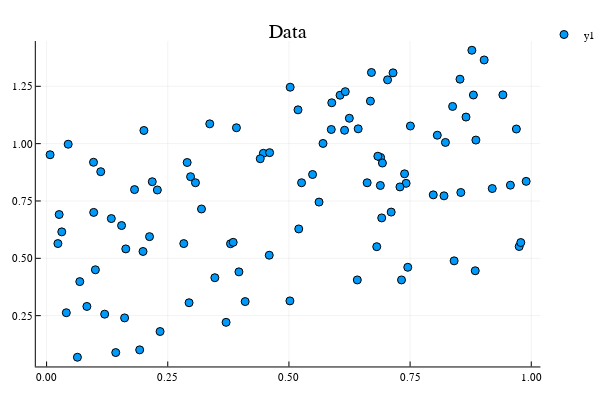

Notebook code for this chart:
### Markdown cell above
To visualize the data we just created, we plot a scatterplot with the feature `X` and target `Y`.

### Code cell
scatter(X, Y, title = "Data")

### Figure 1 — Plotly figure (JSON) as saved in the notebook; plotly's stock layout.template omitted (floating-point values rounded to 4 significant figures)
{"data": [{"colorbar": {"title": ""}, "legendgroup": "y1", "marker": {"color": "rgba(0, 154, 250, 1.000)", "line": {"color": "rgba(0, 0, 0, 1.000)", "width": 1}, "size": 8, "symbol": "circle"}, "mode": "markers", "name": "y1", "showlegend": true, "type": "scatter", "x": [0.4472, 0.8806, 0.6891, 0.8229, 0.09682, 0.02596, 0.4097, 0.8857, 0.6886, 0.1198, 0.5488, 0.6812, 0.5621, 0.04072, 0.283, 0.9569, 0.9894, 0.3917, 0.8653, 0.4408, 0.7417, 0.7323, 0.6246, 0.6681, 0.8408, 0.6929, 0.6614, 0.29, 0.9414, 0.8377, 0.9751, 0.5874, 0.7978, 0.5703, 0.3795, 0.1815, 0.6834, 0.6914, 0.7506, 0.4594, 0.02337, 0.7035, 0.2124, 0.7386, 0.9028, 0.04456, 0.711, 0.6702, 0.502, 0.0972, 0.1336, 0.1634, 0.2285, 0.5187, 0.6148, 0.1117, 0.5026, 0.218, 0.8844, 0.00723, 0.1007, 0.1921, 0.3968, 0.5202, 0.294, 0.08314, 0.7148, 0.5884, 0.3703, 0.161, 0.8546, 0.3367, 0.03135, 0.5261, 0.4601, 0.9784, 0.3472, 0.9195, 0.8061, 0.8199, 0.6055, 0.2341, 0.2971, 0.6411, 0.199, 0.2008, 0.1547, 0.7452, 0.9692, 0.385, 0.3072, 0.3196, 0.06852, 0.729, 0.06361, 0.8529, 0.1427, 0.6429, 0.6162, 0.8774], "xaxis": "x1", "y": [0.9578, 1.212, 0.9398, 1.005, 0.9188, 0.6909, 0.3114, 1.016, 0.8175, 0.2565, 0.8655, 0.5507, 0.7452, 0.2627, 0.5642, 0.8188, 0.8355, 1.069, 1.116, 0.9342, 0.8269, 0.4058, 1.111, 1.185, 0.489, 0.9154, 0.8294, 0.9178, 1.213, 1.162, 0.5515, 1.062, 0.7767, 1.001, 0.5636, 0.7997, 0.9452, 0.6762, 1.077, 0.5135, 0.5643, 1.278, 0.5945, 0.8684, 1.365, 0.9975, 0.7016, 1.31, 0.3143, 0.7002, 0.6733, 0.5411, 0.798, 1.147, 1.058, 0.8777, 1.246, 0.8339, 0.4457, 0.9516, 0.4499, 0.1008, 0.4409, 0.6281, 0.3063, 0.2902, 1.309, 1.178, 0.2209, 0.2402, 0.787, 1.086, 0.6153, 0.8295, 0.9607, 0.5689, 0.4155, 0.8042, 1.037, 0.7724, 1.211, 0.1808, 0.8559, 0.4057, 0.5298, 1.057, 0.6429, 0.4609, 1.064, 0.5696, 0.8295, 0.715, 0.3984, 0.8113, 0.06864, 1.281, 0.08906, 1.065, 1.227, 1.407], "yaxis": "y1", "zmax": null, "zmin": null}], "layout": {"annotations": [{"font": {"color": "rgba(0, 0, 0, 1.000)", "family": "sans-serif", "size": 20}, "rotation": 0, "showarrow": false, "text": "Data", "x": 0.5296, "xanchor": "center", "xref": "paper", "y": 1, "yanchor": "top", "yref": "paper"}], "height": 400, "legend": {"bgcolor": "rgba(255, 255, 255, 1.000)", "bordercolor": "rgba(0, 0, 0, 1.000)", "font": {"color": "rgba(0, 0, 0, 1.000)", "family": "sans-serif", "size": 11}, "tracegroupgap": 0, "x": 1, "y": 1}, "margin": {"b": 20, "l": 0, "r": 0, "t": 20}, "paper_bgcolor": "rgba(255, 255, 255, 1.000)", "plot_bgcolor": "rgba(255, 255, 255, 1.000)", "showlegend": true, "width": 600, "xaxis": {"anchor": "y1", "domain": [0.06582, 0.9934], "gridcolor": "rgba(0, 0, 0, 0.100)", "gridwidth": 0.5, "linecolor": "rgba(0, 0, 0, 1.000)", "mirror": false, "range": [-0.02224, 1.019], "showgrid": true, "showline": true, "showticklabels": true, "tickangle": 0, "tickcolor": "rgb(0, 0, 0)", "tickfont": {"color": "rgba(0, 0, 0, 1.000)", "family": "sans-serif", "size": 11}, "tickmode": "array", "ticks": "inside", "ticktext": ["0.00", "0.25", "0.50", "0.75", "1.00"], "tickvals": [0, 0.25, 0.5, 0.75, 1], "title": "", "titlefont": {"color": "rgba(0, 0, 0, 1.000)", "family": "sans-serif", "size": 15}, "type": "-", "visible": true, "zeroline": false, "zerolinecolor": "rgba(0, 0, 0, 1.000)"}, "yaxis": {"anchor": "x1", "domain": [0.03762, 0.9415], "gridcolor": "rgba(0, 0, 0, 0.100)", "gridwidth": 0.5, "linecolor": "rgba(0, 0, 0, 1.000)", "mirror": false, "range": [0.02849, 1.447], "showgrid": true, "showline": true, "showticklabels": true, "tickangle": 0, "tickcolor": "rgb(0, 0, 0)", "tickfont": {"color": "rgba(0, 0, 0, 1.000)", "family": "sans-serif", "size": 11}, "tickmode": "array", "ticks": "inside", "ticktext": ["0.25", "0.50", "0.75", "1.00", "1.25"], "tickvals": [0.25, 0.5, 0.75, 1, 1.25], "title": "", "titlefont": {"color": "rgba(0, 0, 0, 1.000)", "family": "sans-serif", "size": 15}, "type": "-", "visible": true, "zeroline": false, "zerolinecolor": "rgba(0, 0, 0, 1.000)"}}}
